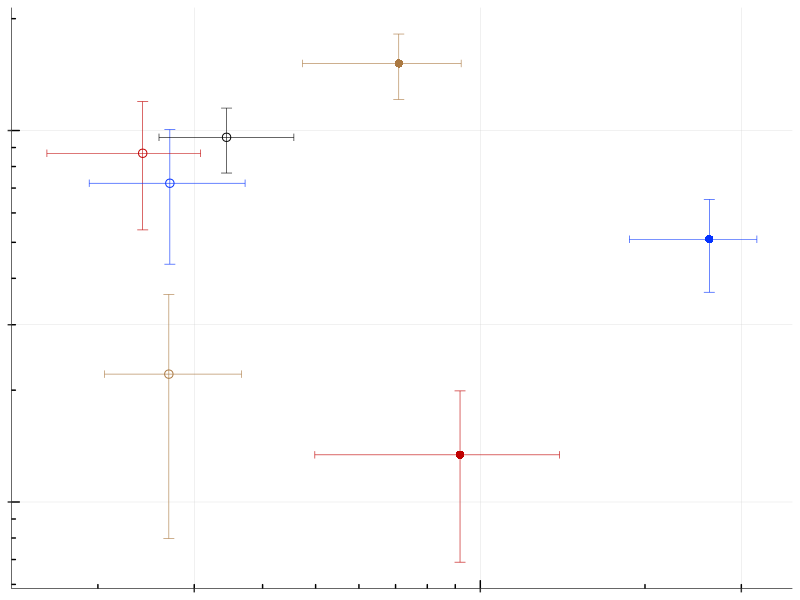

Recreate this plot in R.
## Combines count and Cnet data in one plot (day 14)
library("dplyr")
library(ggplot2)
library(scales)

# import data
count_bact <- read.csv("data/flow2_day14_bact.csv")
count_pt <- read.csv("data/flow2_day14_pt.csv")
cnet_stat <- read.csv("data/SIP_cnet_day14.csv")

# get statistics from count data
count_bact_stat <- count_bact %>%
  group_by(Treatment, Ring) %>%
  summarize(mean = mean(Abundance), 
            sd = sd(Abundance))

# merbe count and cnet in to df
count_bact_stat$Ring[count_bact_stat$Ring==1] <- 'inner'
count_bact_stat$Ring[count_bact_stat$Ring==2] <- 'outer'
df <- cnet_stat
colnames(df) <- c("treatment", "ring", "cnet_q25", "cnet_q50", "cnet_q75")
df$count_mean <- NA
df$count_sd <- NA

for (row in 1:nrow(df)){
  t <- df$treatment[row]
  r <- df$ring[row]
  df[row, 'count_mean'] <- count_bact_stat$mean[count_bact_stat$Treatment==t & count_bact_stat$Ring==r]
  df[row, 'count_sd'] <- count_bact_stat$sd[count_bact_stat$Treatment==t & count_bact_stat$Ring==r]
}

# plot
setEPS()
postscript("figures/fig5a.eps", width = 2, height = 2)

ggplot(df, aes(x=cnet_q50, y=count_mean, shape=ring, colour=treatment)) + 
  geom_point(size=2.5, stroke=0.5) + 
  geom_errorbar(aes(ymax = count_mean+count_sd, ymin = count_mean-count_sd), width=0.02, linewidth=0.2) + 
  geom_errorbarh(aes(xmax = cnet_q75, xmin = cnet_q25), height=0.02, linewidth=0.2) + 
  # scale_x_log10(breaks = trans_breaks("log10", function(x) 10^x),
  #               labels = trans_format("log10", math_format(10^.x))) +
  scale_x_continuous(trans='log10') +
  scale_y_continuous(trans='log10') +
  annotation_logticks(short = unit(0.1, "cm"),
                      mid = unit(0.1, "cm"),
                      long = unit(0.2, "cm"),
                      size = 0.3) +
  scale_color_manual(values=c("#C00000", "#0432FF", "#AB7942", "#000000")) +  # Alcani, Devosi, Marino, none
  scale_shape_manual(values = c(16,1)) +  # Inner, outer
  theme(strip.background = element_rect(fill=NA),
        panel.background = element_rect(fill = "transparent", color = NA),
        panel.grid.major = element_line(colour = "grey80", linewidth=0.1),
        # panel.grid.minor = element_line(colour = "grey80", linewidth=0.2),
        plot.background = element_rect(fill = "transparent", color = NA),
        panel.border = element_blank(),
        legend.position = "None",
        axis.title.x = element_blank(),
        axis.title.y = element_blank(),
        axis.text.x = element_blank(),
        axis.text.y = element_blank(),
        axis.line = element_line(size = 0.2),
        )

dev.off()